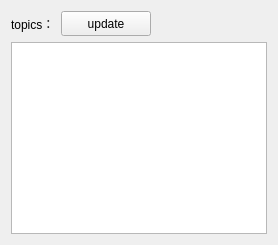
          <widget class="QWidget" name="topics_tab">
           <attribute name="title">
            <string>topics</string>
           </attribute>
           <layout class="QVBoxLayout" name="verticalLayout_21">
            <item>
             <layout class="QHBoxLayout" name="horizontalLayout_17">
              <item>
               <layout class="QHBoxLayout" name="horizontalLayout_16">
                <item>
                 <layout class="QVBoxLayout" name="verticalLayout_20">
                  <item>
                   <layout class="QHBoxLayout" name="horizontalLayout_15">
                    <item>
                     <widget class="QLabel" name="label_29">
                      <property name="maximumSize">
                       <size>
                        <width>90</width>
                        <height>30</height>
                       </size>
                      </property>
                      <property name="text">
                       <string>topics：</string>
                      </property>
                     </widget>
                    </item>
                    <item>
                     <widget class="QPushButton" name="refreash_topic_btn">
                      <property name="minimumSize">
                       <size>
                        <width>90</width>
                        <height>25</height>
                       </size>
                      </property>
                      <property name="maximumSize">
                       <size>
                        <width>90</width>
                        <height>25</height>
                       </size>
                      </property>
                      <property name="cursor">
                       <cursorShape>ArrowCursor</cursorShape>
                      </property>
                      <property name="styleSheet">
                       <string notr="true"/>
                      </property>
                      <property name="text">
                       <string>update</string>
                      </property>
                      <property name="icon">
                       <iconset>
                        <normaloff>:/images/refreash.png</normaloff>:/images/refreash.png</iconset>
                      </property>
                     </widget>
                    </item>
                    <item>
                     <spacer name="horizontalSpacer_4">
                      <property name="orientation">
                       <enum>Qt::Horizontal</enum>
                      </property>
                      <property name="sizeHint" stdset="0">
                       <size>
                        <width>40</width>
                        <height>20</height>
                       </size>
                      </property>
                     </spacer>
                    </item>
                   </layout>
                  </item>
                  <item>
                   <widget class="QListWidget" name="topic_listWidget"/>
                  </item>
                 </layout>
                </item>
               </layout>
              </item>
             </layout>
            </item>
           </layout>
          </widget>
